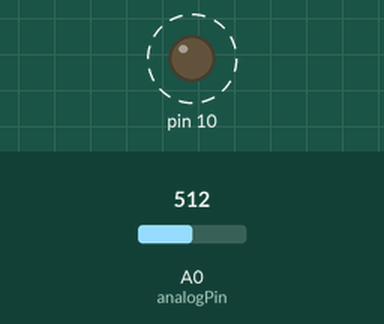
A sketch run on a simulated Arduino Uno, built with avr-gcc and run on an emulated ATmega328P. Parts: output pins drawn as LEDs (lit = HIGH). Dashed ring = blinking. The inputs (shaded band) are chosen by the test bench; at power-on: A0 (analogPin) = 512.

Above: at 1.8 s.
1.9 s: A0 (analogPin) set to 0
At 3.3 s:
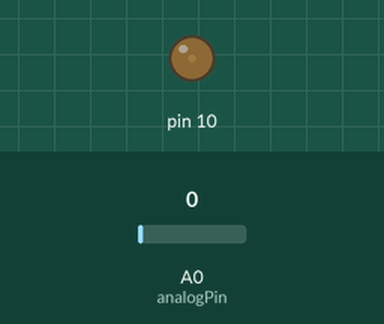
3.6 s: A0 (analogPin) set to 122
At 3.9 s:
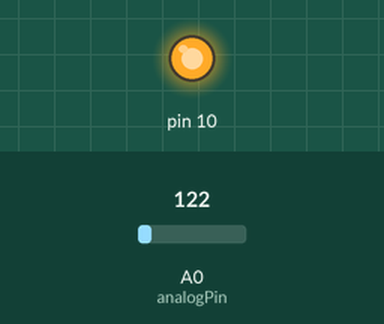
Timing chart, 0 to 13.1 s (numbered marks = the images above; inputs shaded):
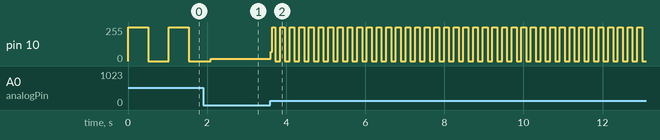

Measured:
- after the input at 3.6 s, pin 10: 18/255 → 70/255 at once, then moves between 0/255 and 255/255, repeating every 0.24 s
- by itself, pin 10: alternates 255/255 for 0.51 s and 0/255 for 0.51 s

The sketch:

photoresistor.ino
```cpp
int analogPin = A0;
int analogValue = 0;
void setup() {
  pinMode(10,OUTPUT);
}

void loop() {
  analogValue = analogRead(analogPin);
  digitalWrite(10,HIGH);
  delay(analogValue);
  digitalWrite(10,LOW);
  delay(analogValue);
}
```
